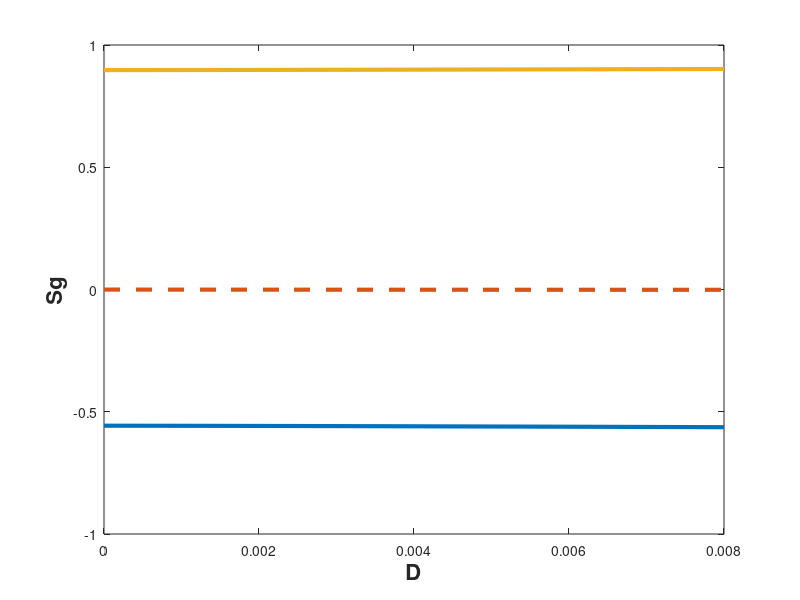

Here is the MATLAB script that generated this plot: (Note: this script raises an error after producing the figure.)
clc
%calculate the eigenvalue of Jacobi matrix 
% C2 = 0.1;
% s1 = 0.899182;
% s2 = 0.59094;
% a = -0.5-2*0.34*s1+3*s1*s1;
% b = -C2*0.04;
% c = -C2*0.04;
% d = 9.7e-5+3*0.0178*s2*s2;
% 
% lambda1 = ((a+d)+sqrt((a+d)*(a+d)-4*(a*d-b*c)))/2
% lambda2 = ((a+d)-sqrt((a+d)*(a+d)-4*(a*d-b*c)))/2

%-0.5*y1 − 0.34*y1^2 + y1^3 − C2*0.04*y2 − 0.00016 = 0,
%9.7e−5*y2 + 0.0178*y2^3 − C2*0.04*y1 − 0.0000192 = 0.

x = [0,0.02,0.04,0.06,0.08,0.1,0.12,0.14,0.16,0.18,0.2]*0.04;
y1_1 = [-0.557058, -0.557336, -0.55777, -0.558287, -0.558865, -0.559493, -0.560163, -0.56087, -0.56161, -0.56238, -0.563177];
y2_1 = [0.0850488, -0.282031, -0.361113, -0.415881, -0.459294, -0.495897, -0.527883, -0.556498, -0.582528, -0.6065, -0.628789];
y1_2 = [-0.00032007, -0.000455005, -0.000586064, -0.000711035, -0.000827731, -0.000934044, -0.00102802, -0.00110795, -0.00117255, -0.00122103, -0.00125335];
y2_2 = [0.0850488, 0.0842902, 0.083072, 0.0813939, 0.07926, 0.0766811, 0.0736767, 0.0702782, 0.0665318, 0.0625012, 0.0582674];
y1_3 = [0.897378, 0.897586, 0.897904, 0.898282, 0.898704, 0.899163, 0.899654, 0.900172, 0.900715, 0.90128, 0.901865];
y2_3 = [0.0850488, 0.340744, 0.429891, 0.492572, 0.542529, 0.584756, 0.6217, 0.654766, 0.684844, 0.712535, 0.73827];


figure(1)
plot(x,y1_1,'Linewidth',3)
hold on 
plot(x,y1_2,'--','Linewidth',3)
hold on
plot(x,y1_3,'Linewidth',3)
xlabel('D','FontSize', 16, 'FontWeight', 'bold');  
ylabel('Sg','FontSize', 16, 'FontWeight', 'bold');  
ax = gca;   
ax.LineWidth = 2; 
ax.FontSize = 24;
hold off

figure(2)
plot(x,y2_1,'Linewidth',3)
hold on
plot(x,y2_2,'--','Linewidth',3)
hold on
plot(x,y2_3,'Linewidth',3)
xlabel('D','FontSize', 16, 'FontWeight', 'bold');  
ylabel('Sc','FontSize', 16, 'FontWeight', 'bold');  
ax = gca;
ax.LineWidth = 2;
ax.FontSize = 24;
hold off

figure(3)
plot(x,(0.9*y1_1+0.1*y2_1),'Linewidth',3)
hold on
plot(x,(0.9*y1_2+0.1*y2_2),'--','Linewidth',3)
hold on
plot(x,(0.9*y1_3+0.1*y2_3),'Linewidth',3)
xlabel('D','FontSize', 16, 'FontWeight', 'bold');  
ylabel('Sm','FontSize', 16, 'FontWeight', 'bold');  
ax = gca;
ax.LineWidth = 2;
ax.FontSize = 24;
hold off

figure(4)
plot(x,-0.5*y1_1.^2/2 - 0.34*y1_1.^3/3 + y1_1.^4/4 + 9.7e-5*y2_1.^2/2 + 0.0178*y2_1.^4/4 - x.*y1_1.*y2_1 - 0.00016*y1_1 - 0.0000192*y2_1,'Linewidth',3)
hold on 
plot(x,-0.5*y1_2.^2/2 - 0.34*y1_2.^3/3 + y1_2.^4/4 + 9.7e-5*y2_2.^2/2 + 0.0178*y2_2.^4/4 - x.*y1_1.*y2_2 - 0.00016*y1_1 - 0.0000192*y2_1,'--','Linewidth',3)
hold on
plot(x,-0.5*y1_3.^2/2 - 0.34*y1_3.^3/3 + y1_3.^4/4 + 9.7e-5*y2_3.^2/2 + 0.0178*y2_3.^4/4 - x.*y1_1.*y2_3 - 0.00016*y1_1 - 0.0000192*y2_1,'Linewidth',3)
xlabel('D','FontSize', 16, 'FontWeight', 'bold');  
ylabel('Energy','FontSize', 16, 'FontWeight', 'bold');  
ax = gca;
ax.LineWidth = 2;
ax.FontSize = 24;
hold off


